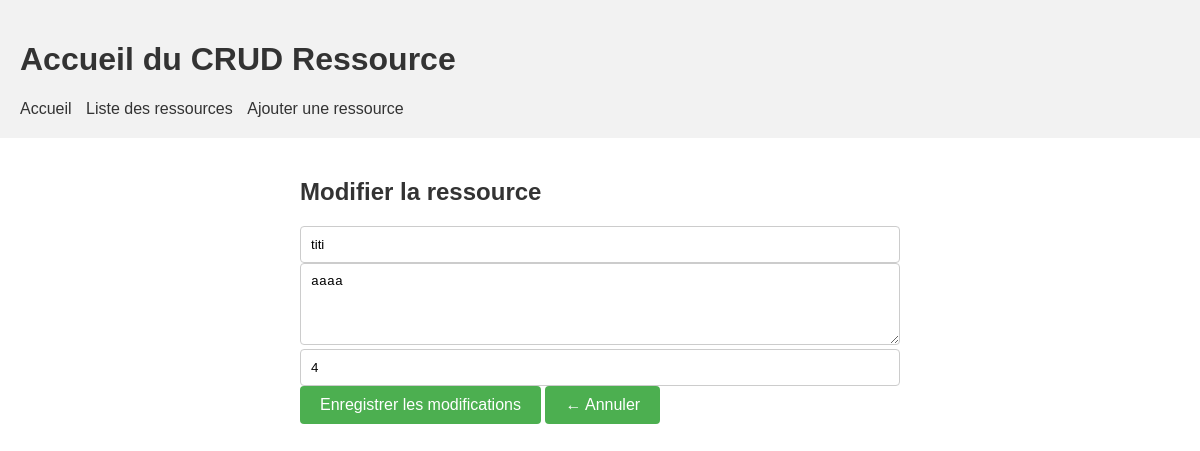
/gestionnaire/gestionnaire/ressources/modifier/R2.14/, run on the app's committed database.
### gestionnaire/models.py (models this page shows, shortened)
class RessourcesUE(models.Model):
    code = models.ForeignKey('gestionnaire.UnitesEnseignement', on_delete=models.CASCADE)
    code_ressource = models.CharField(primary_key=True, max_length=50)
    nom = models.TextField()
    descriptif = models.TextField()
    coefficient = models.IntegerField()

### gestionnaire/views.py (the view)
# urls.py: path('gestionnaire/ressources/modifier/<str:code_ressource>/', views.modifier_ressource, name='modifier_ressource'),
def modifier_ressource(request, code_ressource):
    ressource = get_object_or_404(RessourcesUE, code_ressource=code_ressource)
    if request.method == 'POST':
        form = RessourceForm(request.POST, instance=ressource)
        if form.is_valid():
            form.save()
            return redirect('liste_ressources')
    else:
        form = RessourceForm(instance=ressource)
    return render(request, 'gestionnaire/modifier_ressource.html', {'form': form, 'ressource': ressource})

### gestionnaire/forms.py
class RessourceForm(forms.ModelForm):
    class Meta:
        model = RessourcesUE
        fields = ['code_ressource', 'nom', 'descriptif', 'coefficient']

### gestionnaire/templates/gestionnaire/modifier_ressource.html (shortened to what this page needs)
<!DOCTYPE html>
<html>
<head>
    {% load static %}
    <link rel="stylesheet" type="text/css" href="{% static 'css/style2.css' %}">
</head>
<body>
  <header>
    <h1>Accueil du CRUD Ressource</h1>
    <nav>
        <ul>
            <li><a href="{% url 'accueil' %}">Accueil</a></li>
            <li><a href="{% url 'liste_ressources' %}">Liste des ressources</a></li>
            <li><a href="{% url 'ajouter_ressource' %}">Ajouter une ressource</a></li>
        </ul>
    </nav>
</header>
  {% block content %}
  <div class="container">
    <h2 class="modifier-ressource-title">Modifier la ressource</h2>
    <form method="post">
      <input type="text" name="nom" value="{{ ressource.nom }}" required>
      <textarea name="descriptif" rows="4" cols="50" placeholder="Descriptif" required>{{ ressource.descriptif }}</textarea>
      <input type="number" name="coefficient" placeholder="Coefficient" value="{{ ressource.coefficient }}" required>
      <div class="btn-container">
          <button type="submit" class="btn-primary">Enregistrer les modifications</button>
          <a href="{% url 'liste_ressources' %}" class="btn-cancel">
            <button type="button"><span class="arrow">&#8592;</span> Annuler</button>
          </a>
      </div>
  </form>
  </div>
  {% endblock %}
</body>
</html>

### gestionnaire/static/css/style2.css (style rules this page uses)
body { font-family: Arial, sans-serif; margin: 0; padding: 0; }
.container { max-width: 600px; margin: 0 auto; padding: 20px; }
h2 { color: #333; margin-bottom: 20px; }
input[type="text"], input[type="number"], input[type="email"], textarea { width: 100%; padding: 10px; border: 1px solid #ccc; border-radius: 4px; box-sizing: border-box; }
button { background-color: #4CAF50; color: #fff; border: none; padding: 10px 20px; text-align: center; text-decoration: none; display: inline-block; font-size: 16px; cursor: pointer; border-radius: 4px; }
header { background-color: #f2f2f2; padding: 20px; }
h1 { color: #333; }
nav ul { list-style-type: none; margin: 0; padding: 0; }
nav li { display: inline-block; margin-right: 10px; }
nav a { text-decoration: none; color: #333; }

### data on the page
RessourcesUE: nom "titi", descriptif "aaaa", coefficient "4"
